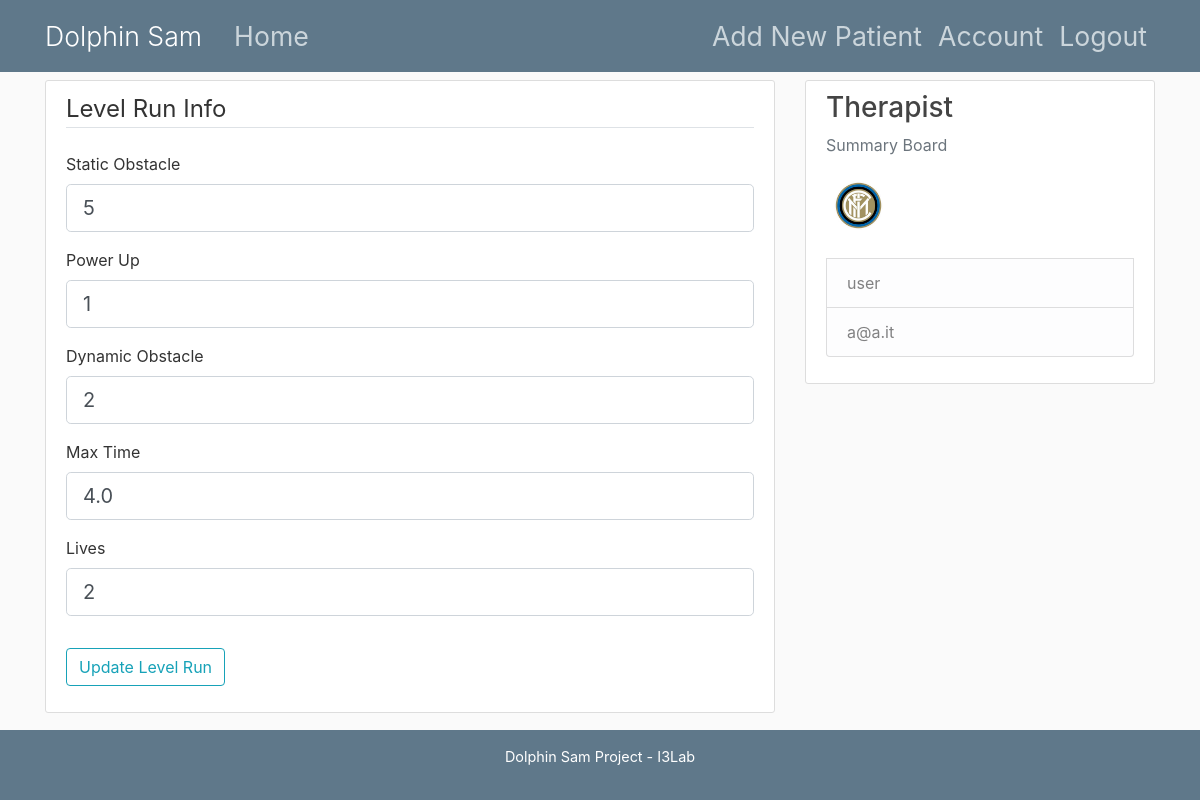
Page /patientlevrun/5-10 (signed in) on the earlier database version.
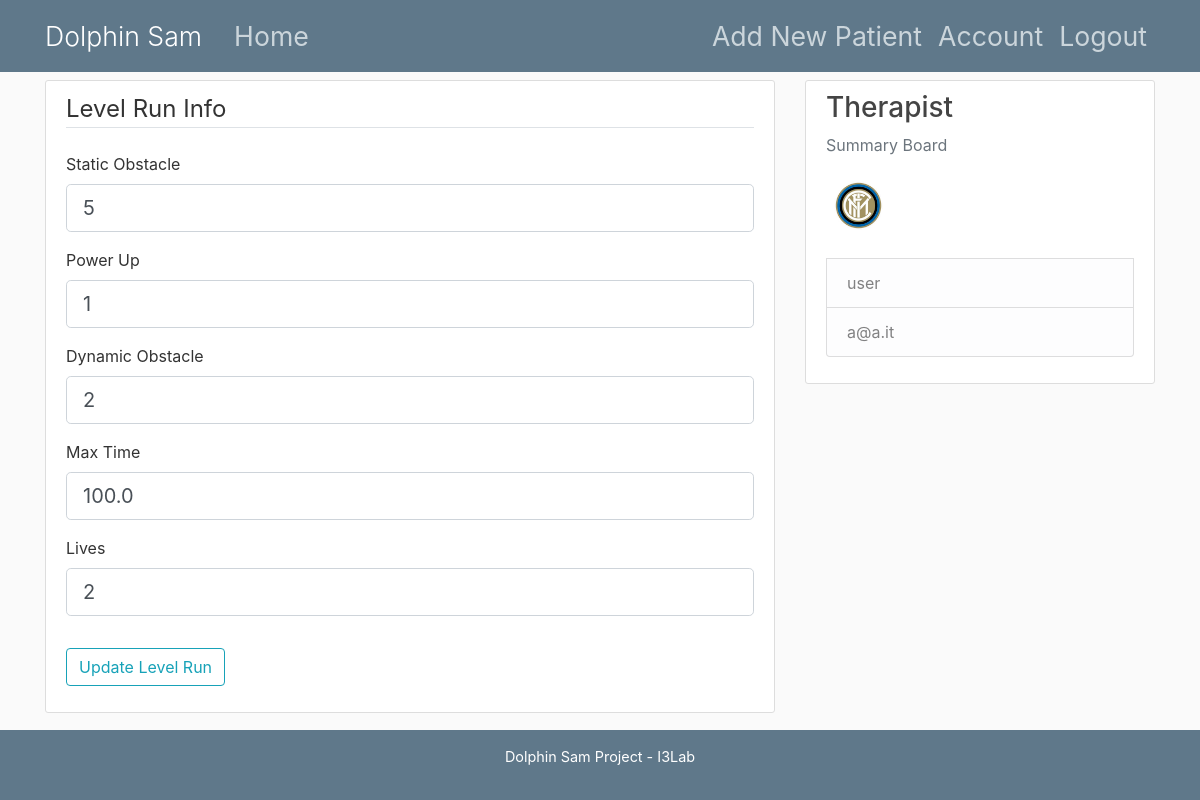
Same page on the later database version.
### server/models.py (models this page shows, shortened)
class LevelRun(db.Model):
    id = db.Column(db.Integer, primary_key=True)
    name = db.Column(db.String, nullable=False, default='default')
    static_obstacle = db.Column(db.Integer, nullable=False, default=5)
    power_up = db.Column(db.Integer, nullable=False, default=1)
    dynamic_obstacle = db.Column(db.Integer, nullable=False, default=2)
    max_time = db.Column(db.Float, nullable=False, default=60.0)
    lives = db.Column(db.Integer, nullable=False, default=2)
    patient_id = db.Column(db.Integer, db.ForeignKey('patient.id'), nullable=False)

class User(db.Model, UserMixin):
    id = db.Column(db.Integer, primary_key=True)
    username = db.Column(db.String(20), unique=True, nullable=False)
    email = db.Column(db.String(120), unique=True, nullable=False)
    image_file = db.Column(db.String(20), nullable=False, default='default.jpg')
    password = db.Column(db.String(60), nullable=False)
    patients = db.relationship('Patient', backref='therapist', lazy=True)

### server/routes.py (the view)
@app.route("/patientlevrun/<id_p>-<id_lr>", methods=['GET', 'POST'])
@login_required
def patientlevrun(id_p, id_lr):
    if current_user.is_authenticated:
        id_reg = id_p.replace('}', '')
        id_int = int(id_reg)
        lr_int = int(id_lr)
        for p in range(0, len(current_user.patients)):
            if current_user.patients[p].id == id_int:
                index = p
        for i in range(0, 2):
            if current_user.patients[index].levels_run[i].id == lr_int:
                index_lr = i
        form = UpdateLevelRunForm()
        if form.validate_on_submit():
            current_user.patients[index].levels_run[index_lr].static_obstacle = form.static_obstacle.data
            current_user.patients[index].levels_run[index_lr].power_up = form.power_up.data
            current_user.patients[index].levels_run[index_lr].dynamic_obstacle = form.dynamic_obstacle.data
            current_user.patients[index].levels_run[index_lr].max_time = form.max_time.data
            current_user.patients[index].levels_run[index_lr].lives = form.lives.data
            db.session.commit()
            flash('The patient account has been Updated!', 'success')
            return redirect(url_for('home'))
        elif request.method == 'GET':
            form.static_obstacle.data = current_user.patients[index].levels_run[index_lr].static_obstacle
            form.power_up.data = current_user.patients[index].levels_run[index_lr].power_up
            form.dynamic_obstacle.data = current_user.patients[index].levels_run[index_lr].dynamic_obstacle
            form.max_time.data = current_user.patients[index].levels_run[index_lr].max_time
            form.lives.data = current_user.patients[index].levels_run[index_lr].lives
        return render_template('level_run_update.html', title='Level_Run_Update', form=form)

### server/form.py
class UpdateLevelRunForm(FlaskForm):
    static_obstacle = IntegerField('Static Obstacle', validators=[DataRequired()])
    power_up = IntegerField('Power Up', validators=[DataRequired()])
    dynamic_obstacle = IntegerField('Dynamic Obstacle', validators=[DataRequired()])
    max_time = FloatField('Max Time', validators=[DataRequired()])
    lives = IntegerField('Lives', validators=[DataRequired()])
    submit = SubmitField('Update Level Run')

### server/models.py (called while the page is built)
@login_manager.user_loader
def load_user(user_id):
    return User.query.get(int(user_id))

### server/templates/level_run_update.html (shortened to what this page needs)
{% extends "layout_fixed.html" %}
{% block content %}
<div class="content-section">
    <form method="POST" action="" enctype="multipart/form-data">
        <fieldset class="form-group">
            <legend class="border-bottom mb-4">Level Run Info</legend>
            <div class="form-group">
                {{ form.static_obstacle.label(class="form-control-label") }}
                {% if form.static_obstacle.errors %}
                {{ form.static_obstacle(class="form-control form-control-lg is-invalid") }}
                <div class="invalid-feedback">
                    {% for error in form.static_obstacle.errors %}
                    <span>{{ error }}</span>
                    {% endfor %}
                </div>
                {% else %}
                {{ form.static_obstacle(class="form-control form-control-lg") }}
                {% endif %}
            </div>
            <div class="form-group">
                {{ form.power_up.label(class="form-control-label") }}
                {% if form.power_up.errors %}
                {{ form.power_up(class="form-control form-control-lg is-invalid") }}
                <div class="invalid-feedback">
                    {% for error in form.power_up.errors %}
                    <span>{{ error }}</span>
                    {% endfor %}
                </div>
                {% else %}
                {{ form.power_up(class="form-control form-control-lg") }}
                {% endif %}
            </div>
            <div class="form-group">
                {{ form.dynamic_obstacle.label(class="form-control-label") }}
                {% if form.dynamic_obstacle.errors %}
                {{ form.dynamic_obstacle(class="form-control form-control-lg is-invalid") }}
                <div class="invalid-feedback">
                    {% for error in form.dynamic_obstacle.errors %}
                    <span>{{ error }}</span>
                    {% endfor %}
                </div>
                {% else %}
                {{ form.dynamic_obstacle(class="form-control form-control-lg") }}
                {% endif %}
            </div>
            <div class="form-group">
                {{ form.max_time.label(class="form-control-label") }}
                {% if form.max_time.errors %}
                {{ form.max_time(class="form-control form-control-lg is-invalid") }}
                <div class="invalid-feedback">
                    {% for error in form.max_time.errors %}
                    <span>{{ error }}</span>
                    {% endfor %}
                </div>
                {% else %}
                {{ form.max_time(class="form-control form-control-lg") }}
                {% endif %}
            </div>
            <div class="form-group">
                {{ form.lives.label(class="form-control-label") }}
                {% if form.lives.errors %}
                {{ form.lives(class="form-control form-control-lg is-invalid") }}
                <div class="invalid-feedback">
                    {% for error in form.lives.errors %}
                    <span>{{ error }}</span>
                    {% endfor %}
                </div>
                {% else %}
                {{ form.lives(class="form-control form-control-lg") }}
                {% endif %}
            </div>
        </fieldset>
        <div class="form-group">
            {{ form.submit(class="btn btn-outline-info") }}
        </div>
    </form>
</div>
{% endblock content %}

### server/templates/layout_fixed.html (shortened to what this page needs)
<!DOCTYPE html>
<html>
<head>
    <link rel="stylesheet" href="https://maxcdn.bootstrapcdn.com/bootstrap/4.0.0/css/bootstrap.min.css">
    <link rel="stylesheet" type="text/css" href="{{ url_for('static', filename='main.css') }}">
</head>
<body>
<header class="site-header">
    <nav class="navbar navbar-expand-md navbar-dark bg-steel fixed-top">
        <div class="container">
            <a class="navbar-brand mr-4" href="/">Dolphin Sam</a>
            <div class="collapse navbar-collapse" id="navbarToggle">
                <div class="navbar-nav mr-auto">
                    <a class="nav-item nav-link" href="{{ url_for('home') }}">Home</a>
                </div>
                <div class="navbar-nav">
                    {% if current_user.is_authenticated %}
                    <a class="nav-item nav-link" href="{{ url_for('new_patient') }}">Add New Patient</a>
                    <a class="nav-item nav-link" href="{{ url_for('account') }}">Account</a>
                    <a class="nav-item nav-link" href="{{ url_for('logout') }}">Logout</a>
                    {% else %}
                    <a class="nav-item nav-link" href="{{ url_for('login') }}">Login</a>
                    <a class="nav-item nav-link" href="{{ url_for('register') }}">Register</a>
                    {% endif %}
                </div>
            </div>
        </div>
    </nav>
</header>
<main role="main" class="container">
    <div class="row">
        <div class="col-md-8">
            {% block content %}{% endblock %}
        </div>
        <div class="col-md-4">
            <div class="content-section">
                <h3>Therapist</h3>
                <p class='text-muted'>Summary Board
                <ul class="list-group">
                    {% if current_user.is_authenticated %}
                    <img class="rounded-circle article-img" src="{{ url_for('static', filename='profile_pics/' + current_user.image_file) }}" style="margin-bottom: 20px">
                    <li class="list-group-item list-group-item-light"> {{ current_user.username }} </li>
                    <li class="list-group-item list-group-item-light"> {{ current_user.email }} </li>
                    {% else %}
                    <li class="list-group-item list-group-item-light">Username</li>
                    <li class="list-group-item list-group-item-light">Email</li>
                    {% endif %}
                </ul>
                </p>
            </div>
        </div>
    </div>
</main>
<div class="copy-layout-fixed">
    <p>Dolphin Sam Project - I3Lab</p>
</div>
</body>
</html>

### server/static/main.css (style rules this page uses)
body { background: #fafafa; color: #333333; margin-top: 5rem; }
h1, h2, h3, h4, h5, h6 { color: #444444; }
.bg-steel { background-color: #5f788a; }
.site-header .navbar-nav .nav-link { color: #cbd5db; font-size: 20pt; }
.site-header .navbar-brand { font-size: 20pt; font-weight: 300; }
.content-section { background: #ffffff; padding: 10px 20px; border: 1px solid #dddddd; border-radius: 3px; margin-bottom: 20px; }
.article-img { height: 65px; width: 65px; margin-right: 16px; }
.copy-layout-fixed { position: absolute; bottom: 0; left: 0; right: 0; text-align: center; background: #5f788a; padding: 1em 1em; }
.copy-layout-fixed p { color: #fff; font-size:0.9em; }

Differences in the rows shown:
changed LevelRun: max_time "4.0" → "100.0"
